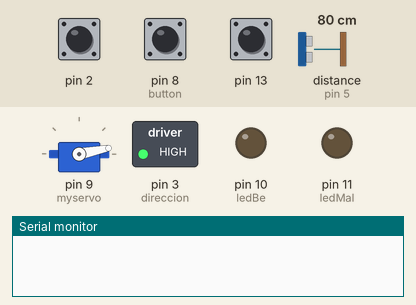
Recording of a sketch running on a simulated Arduino Uno, built with avr-gcc and run on an emulated ATmega328P. On the bench: servo, switched loads named in the sketch (green lamp = pin HIGH), output pins drawn as LEDs (lit = HIGH), the last lines printed to the serial monitor. The inputs (shaded band) are chosen by the test bench; at power-on: pin 8 (button) HIGH, pin 2 HIGH, distance to the obstacle (sensor on pin 5) 80 cm, pin 13 HIGH. The echo pulse lasts 58.3 µs per cm; pins used as bus, display or sensor lines are not drawn.

Above: at 0.8 s.
0.9 s: pin 8 (button) pulled LOW for 0.15 s
At 2.8 s:
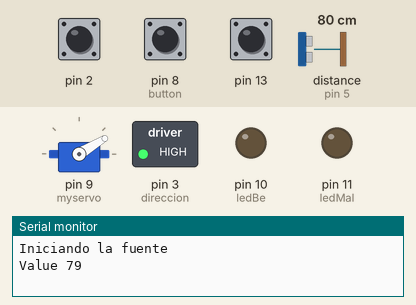
4.0 s: pin 2 pulled LOW for 0.15 s
At 6.3 s:
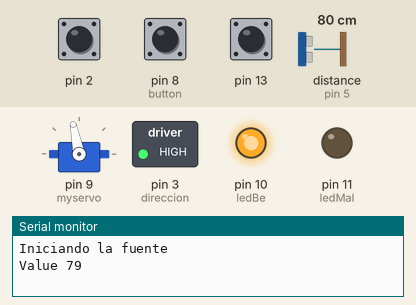
7.1 s: distance to the obstacle (sensor on pin 5) set to 2 cm
At 10.0 s:
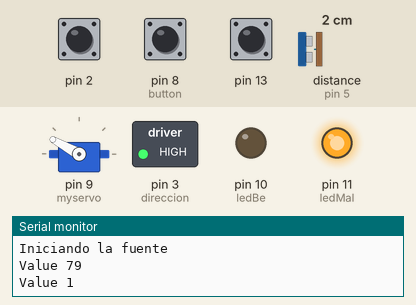
10.1 s: distance to the obstacle (sensor on pin 5) set to 18 cm
13.1 s: pin 13 pulled LOW for 1 s
17.1 s: distance to the obstacle (sensor on pin 5) set to 250 cm
At 23.2 s:
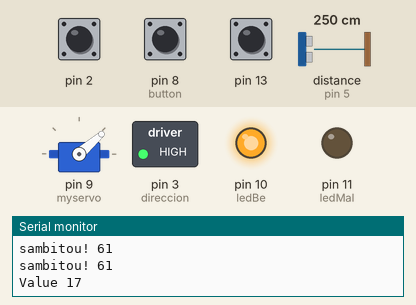
Timing chart, 0 to 25.1 s (numbered marks = the images above; inputs shaded):
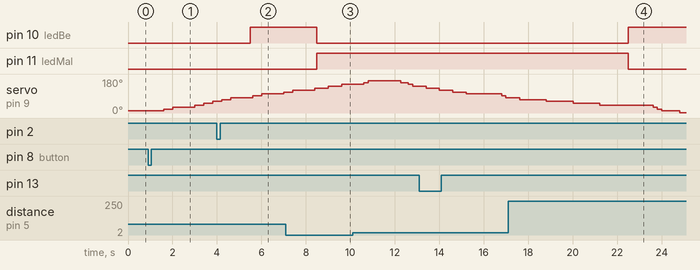

Measured:
- after the input at 0.9 s, servo on pin 9 (myservo): moves from 11° to 61° over 2.2 s, starting after 0.71 s
- after the input at 4.0 s, pin 10 (ledBe): LOW → HIGH after 1.5 s instead of 3.0 s
- after the input at 7.1 s, pin 10 (ledBe): HIGH → LOW after 1.4 s; pin 11 (ledMal): LOW → HIGH after 1.4 s
- after the input at 17.1 s, pin 10 (ledBe): LOW → HIGH after 5.4 s; pin 11 (ledMal): HIGH → LOW after 5.4 s

The sketch:

WEEK_11_SAMBITO_ON_FIRE_2.ino
```cpp
////SERVO+SENSOR
#include <Servo.h>
#include <CapacitiveSensor.h>

Servo myservo;
int inc = 10;
int pos = 11;
int para;
int cm; //distancia sensor
int bestValue = 10000; //millor distancia sensor
int best;
const int EchoPin = 5;
const int TriggerPin = 6;

int  bestPosition;

/////MOTOR
#define VELOCIDAD 3500

int steps = 7;
int direccion = 3;
int reset = 12;
int pasos = 200;
int moviments = 3500;
int Po = 0;
int dir = 1;
int convert;
int deplacament;
int diferencia;
int i = 1;
int BState = 1;
int button = 8;


////LEDS
int  brightnessValue = 0;
int fadeAmount = 20;
int ledBe = 10;
int ledMal = 11;

////CAPACITIVE SENSOR

CapacitiveSensor cs_4_2 = CapacitiveSensor(4, 2);
CapacitiveSensor cs_4_13 = CapacitiveSensor(4, 13);

// the setup routine runs once when you press reset:
void setup() {

  ///SERVO+SENSOR
  Serial.begin(9600);
  myservo.attach(9);
  myservo.write(pos);

  pinMode(TriggerPin, OUTPUT);
  pinMode(EchoPin, INPUT);

  /// MOTOR
  pinMode(steps, OUTPUT);
  pinMode(direccion, OUTPUT);
  pinMode(reset, OUTPUT);

  pinMode(button, INPUT_PULLUP);

  //Posicio inici
  digitalWrite(reset, LOW);    //Mientras reset este en LOW el motor permanecerá apagado y no sufrirá. El chip apagará todos los puertos y no leerá comandos.
  delayMicroseconds(100);
  digitalWrite(reset, HIGH);   //Cuando reset se encuentre en HIGH el motor arrancará y leerá los comandos enviados.
  digitalWrite(direccion, dir);

  while (BState == 1) { //mentre no s'apreti el botó gira 1 pas i llegeix el botó.

    digitalWrite(steps, HIGH);  // This LOW to HIGH change is what creates the
    delayMicroseconds(100);
    digitalWrite(steps, LOW); // al A4988 de avanzar una vez por cada pulso de energia.
    delayMicroseconds(VELOCIDAD * 2); // Regula la velocidad, cuanto mas bajo mas velocidad.
    BState = digitalRead(button);

  }

  /////LEDS
  pinMode(ledBe, OUTPUT); // Pin PWM para regular la base del transistor
  pinMode(ledMal, OUTPUT);


  ////CAPACITIVE SENSOR
  cs_4_2.set_CS_AutocaL_Millis(0xFFFFFFFF);

  Serial.println("Iniciando la fuente");
}

void loop() {
  Sensor();
  leds();
  Touch();
}

void Sensor() {
  if (millis() % 200 == 0) { // Cada 500ms:

    //LLEGEIX
    cm = ping(TriggerPin, EchoPin); //mira distància: renova el valor
    // Serial.println(cm);

    if (pos >= 170 || pos <= 10) {//si està al final del recorregut
      inc = -inc; //inverteix la direcció
      bestPosition = best; //guarda la posició on hi ha una persona més propera de la 1/2 volta
      bestValue = 10000;
      Serial.print("bestPos ");
      Serial.println(bestPosition);
      Motor();
    }

    //ES MOU
    pos += inc; //incrementa la posició
    //Serial.println(pos);
    // mou el servo fins la posició

    //COMPARA
    if (bestValue > cm) { //compara el valor antic amb l'actual. Si la distància actual és més propera...
      bestValue = cm; // renova la millor distància
      best = pos; // renova la posició amb la millor distància
      Serial.print("Value ");
      Serial.println(bestValue);
    }

    //
    myservo.write(pos);
    // delay(1);
    delayMicroseconds(100);
  }
}


void Motor() {

  moviments = map( bestPosition, 10, 170, 0, 89); //Converteix els graus del servo a passos per l'stepper. Del rang de 160º del servo als equivalents 89 passos de 200.
  diferencia = moviments - Po; //número de passos + o -
  if (diferencia > 0) { //assigna direcció
    dir = 1;
  } if (diferencia <= 0) {
    dir = 0;
  }

  int desplacament = abs(diferencia);
  //MOU STEPPER
  digitalWrite(direccion, dir);
  while (desplacament >= i - 1) {
    digitalWrite(steps, HIGH);
    digitalWrite(steps, LOW);
    i++;
    Serial.print("sambitou! ");
    Serial.println(moviments);
  }
  Po = desplacament ; //renovem posició inici
  i = 1; //refresquem valor
}


int ping(int TriggerPin, int EchoPin) {
  long duration, distanceCm;

  digitalWrite(TriggerPin, LOW);  //para generar un pulso limpio ponemos a LOW 4us
  delayMicroseconds(4);
  digitalWrite(TriggerPin, HIGH);  //generamos Trigger (disparo) de 10us
  delayMicroseconds(10);
  digitalWrite(TriggerPin, LOW);

  duration = pulseIn(EchoPin, HIGH);  //medimos el tiempo entre pulsos, en microsegundos

  distanceCm = duration * 10 / 292 / 2;  //convertimos a distancia, en cm
  return distanceCm;
}


void leds() {
  //constrain(brightnessValue, 0, 255); //limitem la intensitat de la llum
  //int blinking = map(cm, 0, 300, 1, 255);
  if (millis() % 500 == 0) {
    if (cm > 50) { //cada 1/2ms...
      //Serial.println("good");
      analogWrite(ledBe,  255);
      analogWrite(ledMal, 0);
    }

    if (cm < 50) { //cada 1/2ms...
      //Serial.println("bad");
      analogWrite(ledMal,  255);
      analogWrite(ledBe,  0);
    }
    /*
      if (millis() % blinking == 0) {
      analogWrite(ledBe,  255);
      analogWrite(ledMal, 0);
      }

      if (millis() % blinking == blinking / 2) {
      analogWrite(ledMal,  255);
      analogWrite(ledBe,  0);
      }

      brightnessValue = brightnessValue + fadeAmount; //agumentem o disminuim 20

      if (cm < 50) { //il·luminem la imatge bona
      Serial.println("good");
      analogWrite(ledBe,  255);
      analogWrite(ledMal, 0);

      //Serial.println(fadeAmount);
      }  else if (cm > 50) {
      Serial.println("bad");
      analogWrite(ledMal,  255);
      analogWrite(ledBe,  0);
      //Serial.println(fadeAmount);
      }
      }

      if (brightnessValue >= 255 || brightnessValue <= 0) {
      fadeAmount = -fadeAmount;
      }*/

  }
}


  void Touch() {
    if (millis() % 500) {
      long start = millis();
      long total1 = cs_4_2.capacitiveSensor(30);
      long total2 = cs_4_13.capacitiveSensor(30);

      //Serial.print(millis() - start);
      //Serial.print("\t");

      //Serial.println(total1);

      if (total1 > 600 && total2 > 600) {
        analogWrite(ledMal, 100);
        analogWrite(ledBe, 0);
      } else if (total1 > 1000 && total2 > 1000) {
        analogWrite(ledMal, 0);
        analogWrite(ledBe, 100);
      } else if (total1 > 1200 && total2 > 1200) {
        analogWrite(ledMal, 0);
        analogWrite(ledBe, 255);
      }

    }
  }
```
